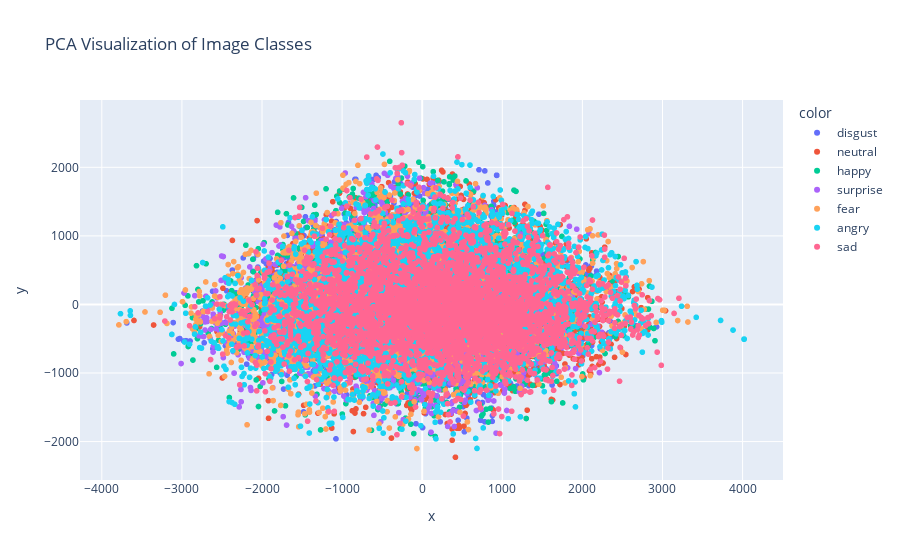

The notebook cell saved with this chart:
### Code cell
import os
import cv2
import numpy as np
import matplotlib.pyplot as plt
import plotly.express as px
import warnings
import torch
import torch.nn as nn
from sklearn.decomposition import PCA
import torch.nn.functional as F
import torch.optim as optim
from torch.utils.data import DataLoader, TensorDataset
from sklearn.preprocessing import LabelEncoder
from sklearn.metrics import confusion_matrix, classification_report
from imblearn.over_sampling import SMOTE

warnings.simplefilter(action='ignore', category=FutureWarning)

tr_dir = 'train'
te_dir = 'test'

def ld_imgs(dir_p):
    imgs, lbls = [], []
    for em in os.listdir(dir_p):
        for f in os.listdir(os.path.join(dir_p, em)):
            img = cv2.imread(os.path.join(dir_p, em, f), cv2.IMREAD_GRAYSCALE)
            if img is not None:
                img = cv2.resize(img, (32, 32))
                imgs.append(img.reshape(32, 32))  # Remove the channel dimension
                lbls.append(em)
    return np.array(imgs), np.array(lbls)

tr_imgs, tr_lbls = ld_imgs(tr_dir)
te_imgs, te_lbls = ld_imgs(te_dir)

# Display sample images from each class
def ds_smp(imgs, lbls, n_smp=5):
    smp_imgs = []
    cls_names = np.unique(lbls)
    for cls_name in cls_names:
        cls_indices = np.where(lbls == cls_name)[0][:n_smp]
        smp_imgs.extend(imgs[cls_indices])
    return smp_imgs, cls_names

n_smp = 10
smp_imgs, cls_names = ds_smp(tr_imgs, tr_lbls, n_smp)

# Plot sample images in a grid
n_cls = len(cls_names)
fig, axs = plt.subplots(n_cls, n_smp, figsize=(15, 15))
for i, cls_name in enumerate(cls_names):
    cls_indices = np.where(tr_lbls == cls_name)[0][:n_smp]
    for j, idx in enumerate(cls_indices):
        axs[i, j].imshow(tr_imgs[idx], cmap='gray')
        axs[i, j].axis('off')
        axs[i, j].set_title(cls_name, fontsize=10)

plt.tight_layout()
plt.show()

# Combine training and test labels
all_labels = np.concatenate((tr_lbls, te_lbls))

# Fit the LabelEncoder on the combined labels
label_encoder = LabelEncoder()
label_encoder.fit(all_labels)

# Encode the training labels
y_res_encoded = label_encoder.transform(y_res)
y_res_tensor = torch.tensor(y_res_encoded).long()

# Encode the test labels
te_lbls_encoded = label_encoder.transform(te_lbls)

# Oversampling
oversample = SMOTE()
X_res, y_res = oversample.fit_resample(tr_imgs.reshape(len(tr_imgs), -1), tr_lbls)
X_res = X_res.reshape(-1, 32, 32)  # Add the channel dimension back

# Convert to PyTorch tensors
X_res_tensor = torch.tensor(X_res).float().unsqueeze(1)  # Add the channel dimension
label_encoder = LabelEncoder()
y_res_encoded = label_encoder.fit_transform(y_res)
y_res_tensor = torch.tensor(y_res_encoded).long()

# Proceed with your existing code to create the TensorDataset and DataLoader
train_dataset = TensorDataset(X_res_tensor, y_res_tensor)
batch_size = 32
train_loader = DataLoader(train_dataset, batch_size=batch_size, shuffle=True)

# PCA Visualization
pca = PCA(n_components=2)
X_train_pca = pca.fit_transform(X_res.reshape(len(X_res), -1))

# Plotting PCA
fig = px.scatter(x=X_train_pca[:, 0], y=X_train_pca[:, 1], color=y_res, title='PCA Visualization of Image Classes')
fig.show()

# CNN Model
class CNN(nn.Module):
    def __init__(self, n_cls):
        super(CNN, self).__init__()
        self.conv1 = nn.Conv2d(1, 32, kernel_size=3, padding=1)
        self.pool = nn.MaxPool2d(2, 2)
        self.conv2 = nn.Conv2d(32, 64, kernel_size=3, padding=1)
        self.pool2 = nn.MaxPool2d(2, 2)
        self.fc1 = nn.Linear(64 * 8 * 8, 512)
        self.fc2 = nn.Linear(512, n_cls)

    def forward(self, x):
        x = F.relu(self.conv1(x))
        x = self.pool(x)
        x = F.relu(self.conv2(x))
        x = self.pool2(x)
        x = x.view(-1, 64 * 8 * 8)
        x = F.relu(self.fc1(x))
        x = self.fc2(x)
        return x

# Training
model = CNN(len(np.unique(y_res)))
criterion = nn.CrossEntropyLoss()
optimizer = optim.Adam(model.parameters(), lr=0.001)

# Training loop
for epoch in range(100):
    run_loss = 0.0
    for inputs, labels in train_loader:
        optimizer.zero_grad()
        outputs = model(inputs)
        loss = criterion(outputs, labels)
        loss.backward()
        optimizer.step()
        run_loss += loss.item()
    print(f'Epoch [{epoch+1}/100], Loss: {run_loss/len(train_loader)}')
    
# Save Model
torch.save(model.state_dict(), 'emotion_model.pkl')

### Figure 1 — Plotly figure (JSON) as saved in the notebook; plotly's stock layout.template omitted (floating-point values rounded to 4 significant figures; data arrays with more than 128 entries replaced by an {"elided": "..."} marker saying what was removed)
{"data": [{"hovertemplate": "color=disgust<br>x=%{x}<br>y=%{y}<extra></extra>", "legendgroup": "disgust", "marker": {"color": "#636efa", "symbol": "circle"}, "mode": "markers", "name": "disgust", "showlegend": true, "type": "scattergl", "x": {"elided": "3995 float values"}, "xaxis": "x", "y": {"elided": "3995 float values"}, "yaxis": "y"}, {"hovertemplate": "color=neutral<br>x=%{x}<br>y=%{y}<extra></extra>", "legendgroup": "neutral", "marker": {"color": "#EF553B", "symbol": "circle"}, "mode": "markers", "name": "neutral", "showlegend": true, "type": "scattergl", "x": {"elided": "3995 float values"}, "xaxis": "x", "y": {"elided": "3995 float values"}, "yaxis": "y"}, {"hovertemplate": "color=happy<br>x=%{x}<br>y=%{y}<extra></extra>", "legendgroup": "happy", "marker": {"color": "#00cc96", "symbol": "circle"}, "mode": "markers", "name": "happy", "showlegend": true, "type": "scattergl", "x": {"elided": "3995 float values"}, "xaxis": "x", "y": {"elided": "3995 float values"}, "yaxis": "y"}, {"hovertemplate": "color=surprise<br>x=%{x}<br>y=%{y}<extra></extra>", "legendgroup": "surprise", "marker": {"color": "#ab63fa", "symbol": "circle"}, "mode": "markers", "name": "surprise", "showlegend": true, "type": "scattergl", "x": {"elided": "3995 float values"}, "xaxis": "x", "y": {"elided": "3995 float values"}, "yaxis": "y"}, {"hovertemplate": "color=fear<br>x=%{x}<br>y=%{y}<extra></extra>", "legendgroup": "fear", "marker": {"color": "#FFA15A", "symbol": "circle"}, "mode": "markers", "name": "fear", "showlegend": true, "type": "scattergl", "x": {"elided": "3995 float values"}, "xaxis": "x", "y": {"elided": "3995 float values"}, "yaxis": "y"}, {"hovertemplate": "color=angry<br>x=%{x}<br>y=%{y}<extra></extra>", "legendgroup": "angry", "marker": {"color": "#19d3f3", "symbol": "circle"}, "mode": "markers", "name": "angry", "showlegend": true, "type": "scattergl", "x": {"elided": "3995 float values"}, "xaxis": "x", "y": {"elided": "3995 float values"}, "yaxis": "y"}, {"hovertemplate": "color=sad<br>x=%{x}<br>y=%{y}<extra></extra>", "legendgroup": "sad", "marker": {"color": "#FF6692", "symbol": "circle"}, "mode": "markers", "name": "sad", "showlegend": true, "type": "scattergl", "x": {"elided": "3995 float values"}, "xaxis": "x", "y": {"elided": "3995 float values"}, "yaxis": "y"}], "layout": {"autosize": true, "legend": {"title": {"text": "color"}, "tracegroupgap": 0}, "title": {"text": "PCA Visualization of Image Classes"}, "xaxis": {"anchor": "y", "autorange": true, "domain": [0, 1], "range": [-4257.0, 4489.0], "title": {"text": "x"}, "type": "linear"}, "yaxis": {"anchor": "x", "autorange": true, "domain": [0, 1], "range": [-2631.0, 3053.0], "title": {"text": "y"}, "type": "linear"}}}
